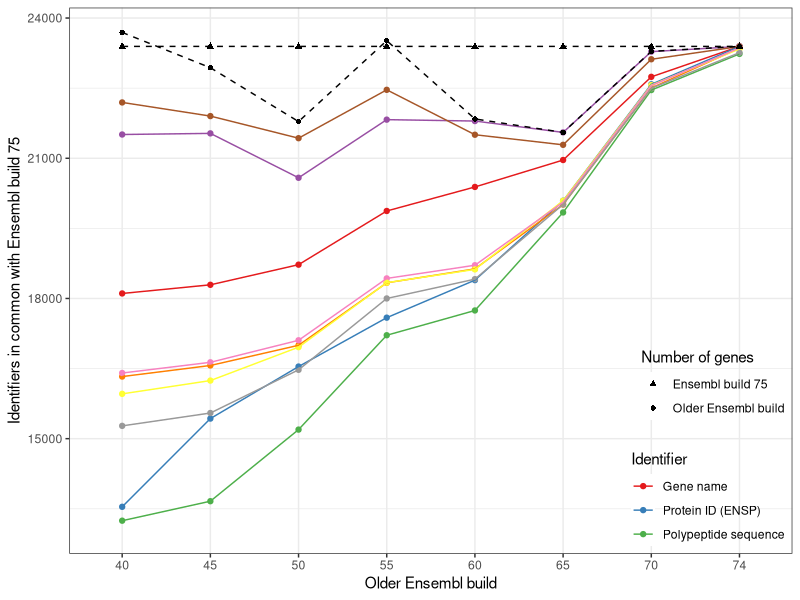

Write the R code that produced this figure.
## ---- chunk 1
library(ggplot2)
library(reshape2)
library(scales) # for alpha
## ---- chunk 2
data.orig <- read.delim('uniqtag.tsv',
	colClasses = c(A = 'factor', B = 'factor'))
x <- do.call(rbind, strsplit(as.character(data.orig$Table), '.', fixed = TRUE))
colnames(x) <- c('Data', 'Transform', 'Identifier')
data <- cbind(data.orig, x)

build.wide <- with(data,
	data.frame(Build.A = A, Build.B = B,
		Num.A = Only.A + Both, Num.B = Only.B + Both))
build.tall <- melt(build.wide, id.vars = c('Build.A', 'Build.B'),
	variable.name = 'Build', value.name = 'Count')
## ---- chunk 3
aes.data <- aes(x = A, y = Both,
	group = Table, color = Identifier)
aes.build <- aes(x = Build.A, y = Count,
	group = Build, shape = Build)
ggplot() +
	geom_point(aes.data, data) +
	geom_line(aes.data, data) +
	scale_color_brewer(palette = 'Set1',
		breaks = c('gene', 'uniqtag', 'id', 'seq'),
		labels = c('Gene name', 'UniqTag',
			'Protein ID (ENSP)', 'Polypeptide sequence')) +

	geom_point(aes.build, build.tall) +
	geom_line(aes.build, build.tall, linetype = 'dashed') +
	scale_shape(name = 'Number of genes',
		breaks = c('Num.B', 'Num.A'),
		labels = c('Ensembl build 75', 'Older Ensembl build')) +

	theme_bw() +
	theme(legend.position = c(1.0, 0),
		legend.justification = c(1, 0),
		legend.box.just = 'right',
		legend.background = element_rect(fill = alpha('white', 0))) +
	xlab('Older Ensembl build') +
	ylab('Identifiers in common with Ensembl build 75')
